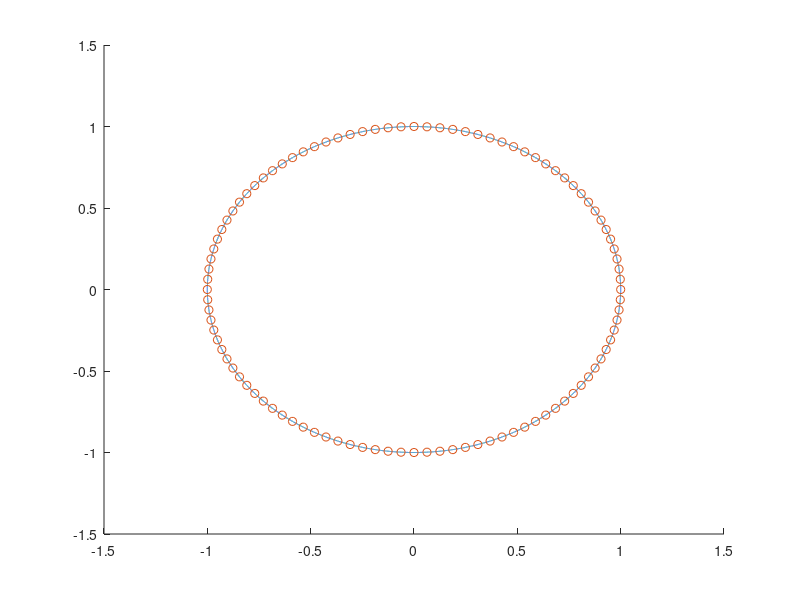
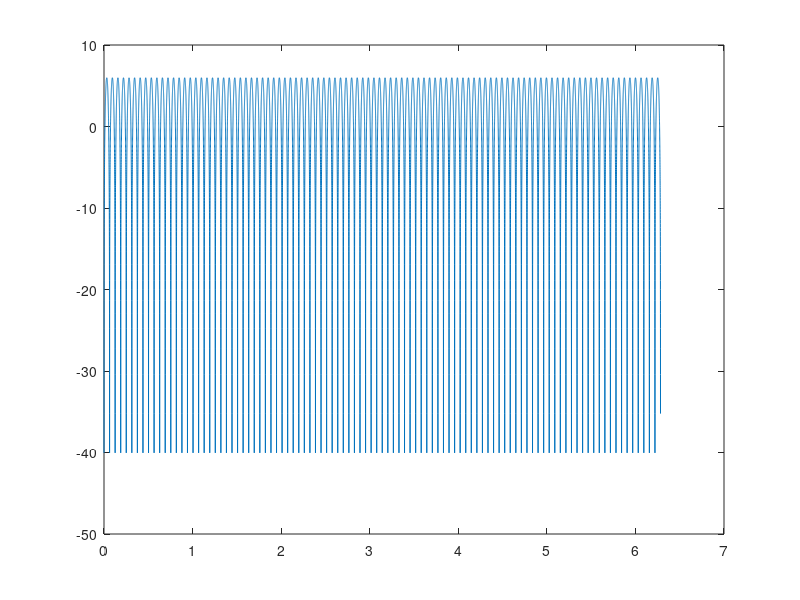

These figures' MATLAB source, in order:
clear all
close all

fc = 44100;
sinc = 1/fc;
freq = 440;
wlength = round(fc/freq);
step = 2*pi/fc;
W = [0:step:2*pi-step];
L = wlength;
R = 0.9999;
z = exp(i*W);
H = 1-(R^L)*z.^(-L);

coefs = zeros(1, L+1);
coefs(1) = -R^L;
coefs(L+1) = 1;
zeri = roots(coefs); #dove stanno gli zeri
figure(1);
hold on 
plot(z);
plot(zeri, "o");
hold off;
figure(2);
plot(W, 20*log10(abs(H)));
